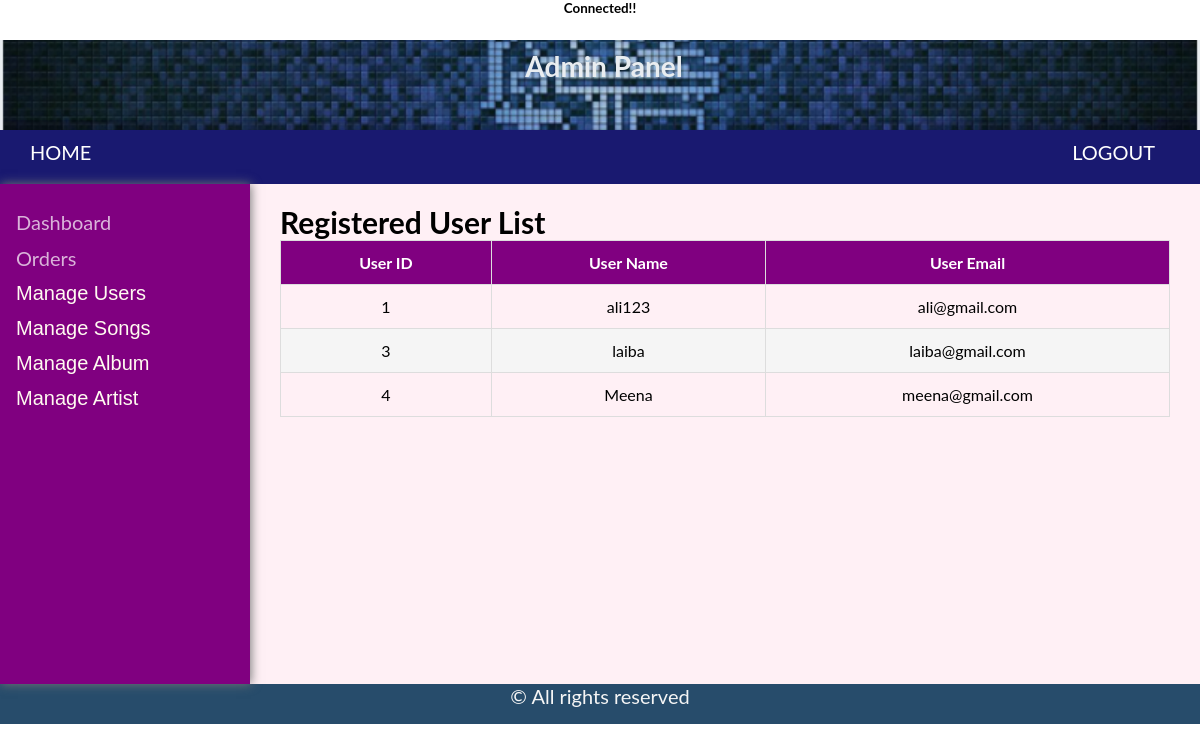
The page /adminPanel/viewuser.php on the database its author committed.
### tables this page shows
CREATE TABLE `user` (
  `userid` int(30) NOT NULL,
  `username` varchar(255) NOT NULL,
  `email` varchar(255) NOT NULL,
  `password` varchar(255) NOT NULL,
  `repassword` varchar(255) NOT NULL
);

### adminPanel/viewuser.php (the view, shortened to what this page needs)
<?php
include 'connection.php';
include ('includes/header.php');
$sql="SELECT * from user";
$result = $con->query($sql);
?>
<!DOCTYPE html>
<html>
<head>
  <link rel="stylesheet" href="assets/css/tablestyle.css"/>
</head>
<body>
<div class="main-content">
	<h2>Registered User List</h2>
   <table class="table">
     <thead>
		 <tr>
		<th>User ID</th>
     	 <th>User Name</th>
     	 <th>User Email</th>
     </thead>
     <tbody>
	 <?php
			if ($result->num_rows > 0) {
				while ($row = $result->fetch_assoc()) {
		?>
					<tr>
					<td data-label="User ID"><?php echo $row['userid']; ?></td>
					<td data-label="User Name"><?php echo $row['username']; ?></td>
					<td data-label="User Email"><?php echo $row['email']; ?></td>
		<?php		}
			}
		?>
     </tbody>
   </table>
</div>
</body>
</html>
<?php include('includes/footer.php');
?>

### adminPanel/assets/css/mystyle.css (style rules this page uses)
* { margin: 0; padding: 0; box-sizing: border-box; }
body, html { font-family: 'Lato', sans-serif; font-size: 20px; height: 100%; position: relative; }
.main-content { background-color: lavenderblush; width: calc(100% - 250px); margin-left: 250px; padding: 20px 30px; height: 500px; }

### adminPanel/assets/css/tablestyle.css (style rules this page uses)
.main-content { background-color: lavenderblush; width: calc(100% - 250px); margin-left: 250px; padding: 20px 30px; height: 500px; }
.table { width: 100%; border-collapse: collapse; }
.table td,.table th { padding:12px 15px; border:1px solid #ddd; text-align: center; font-size:16px; }
.table th { background-color: purple; color:#ffffff; }
.table tbody tr:nth-child(even) { background-color: #f5f5f5; }

### rows shown on the page
user: userid "1", username "ali123", email "ali@gmail.com"
user: userid "3", username "laiba", email "laiba@gmail.com"
user: userid "4", username "Meena", email "meena@gmail.com"
